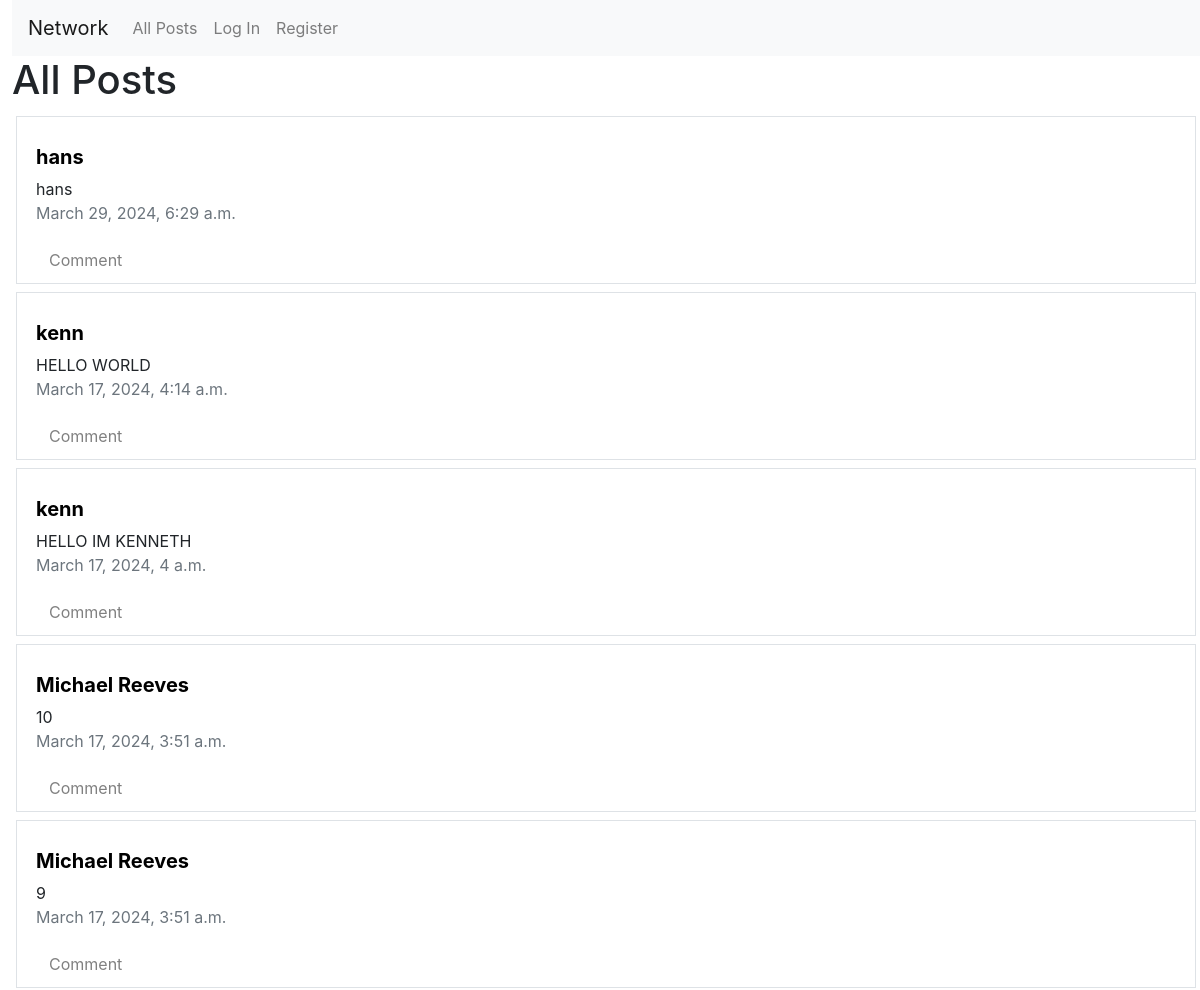
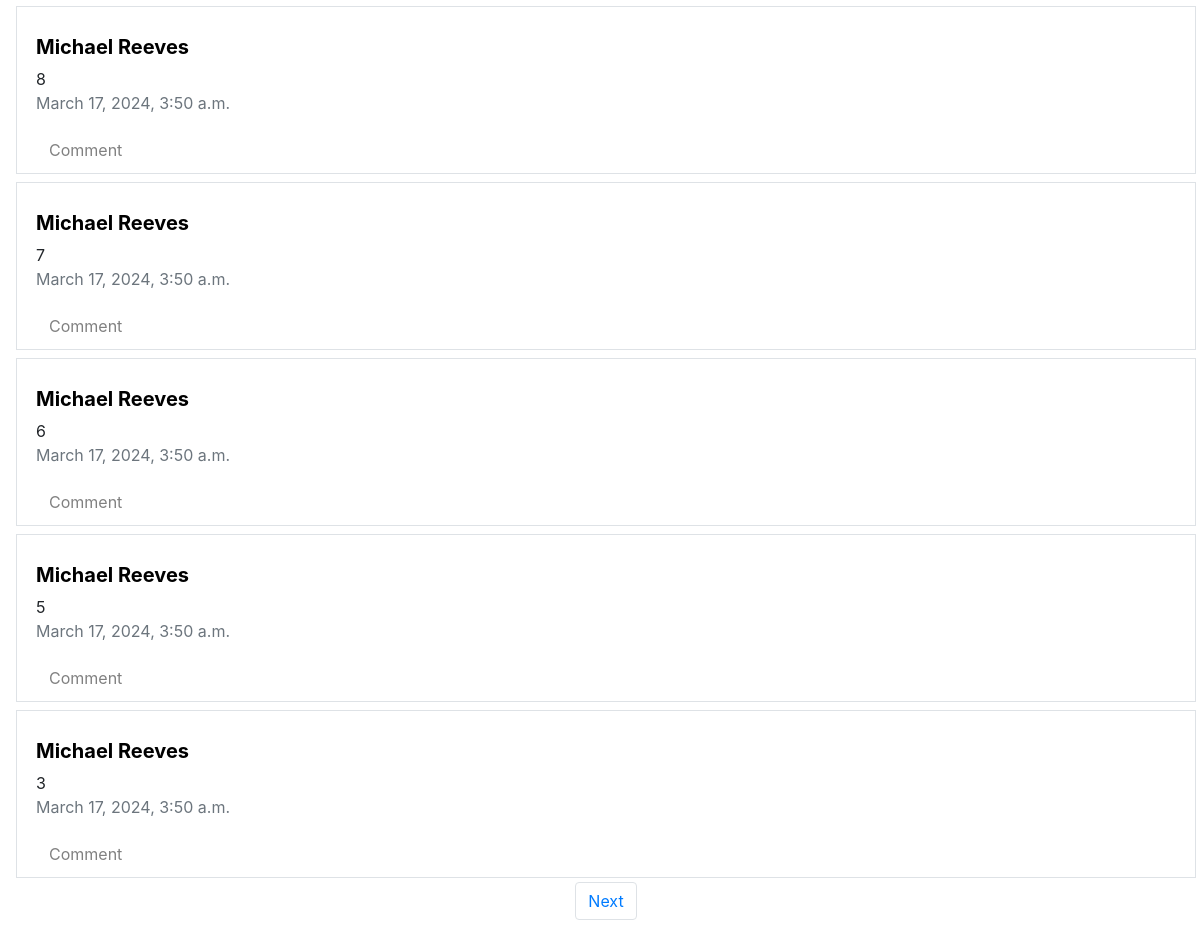
The page / on the database its author committed (2 pictures, top to bottom).
### network/models.py (models this page shows, shortened)
class Post(models.Model):
    content = models.CharField(max_length=150)
    user = models.ForeignKey(User, on_delete=models.CASCADE, related_name="author")
    date = models.DateTimeField(auto_now_add=True)

class User(AbstractUser):
    pass

### network/views.py (the view)
# urls.py: path("", views.index, name="index"),
def index(request):
    all_posts = Post.objects.all().order_by("id").reverse()
    paginator = Paginator(all_posts, 10)
    page_number = request.GET.get('page')
    posts_of_the_page = paginator.get_page(page_number)
    all_likes = Like.objects.all()
    whoYouLiked = []
    try:
        for like in all_likes:
            if like.user.id == request.user.id:
                whoYouLiked.append(like.post.id)
    except:
        whoYouLiked = []
    return render(request, "network/index.html", {
        "all_posts": all_posts,
        "posts_of_the_page": posts_of_the_page,
        "whoYouLiked": whoYouLiked
    })

### network/templates/network/index.html (shortened to what this page needs)
{% extends "network/layout.html" %}
{% block body %}
   <h1>All Posts</h1>
   <div class="all-posts">
    {% for post in posts_of_the_page %}
      <div class="p-1">
        <div class="container-fluid border">
            <div class="p-1">
              <br>
              <h5><b><a href="{% url 'profile' user_id=post.user.id %}" style="color: black;">{{ post.user.username }}</a></b></h5>
                <p id="content_{{ post.id }}">{{ post.content }}<br><span class="text-muted">{{ post.date }}</span></p>
                <div style="display: flex; align-items: center;">
                  <button type="button" class="btn btn-link" style="color: gray">
                    Comment
                  </button>
              </div>
            </div>
        </div>
    </div>
    {% endfor %}
    <nav aria-label="Page navigation example">
      <ul class="pagination d-flex justify-content-center">
        {% if posts_of_the_page.has_next %}
          <li class="page-item"><a class="page-link" href="?page={{ posts_of_the_page.next_page_number }}">Next</a></li>
        {% endif %}
      </ul>
    </nav>
{% endblock %}

### network/static/network/styles.css (style rules this page uses)
body { padding-left: 1%; }

### rows shown on the page
Post: user.username "hans", content "hans", date "March 29, 2024, 6:29 a.m."
Post: user.username "kenn", content "HELLO WORLD", date "March 17, 2024, 4:14 a.m."
Post: user.username "kenn", content "HELLO IM KENNETH", date "March 17, 2024, 4 a.m."
Post: user.username "Michael Reeves", content "10", date "March 17, 2024, 3:51 a.m."
Post: user.username "Michael Reeves", content "9", date "March 17, 2024, 3:51 a.m."
Post: user.username "Michael Reeves", content "8", date "March 17, 2024, 3:50 a.m."
Post: user.username "Michael Reeves", content "7", date "March 17, 2024, 3:50 a.m."
Post: user.username "Michael Reeves", content "6", date "March 17, 2024, 3:50 a.m."
Post: user.username "Michael Reeves", content "5", date "March 17, 2024, 3:50 a.m."
Post: user.username "Michael Reeves", content "3", date "March 17, 2024, 3:50 a.m."
